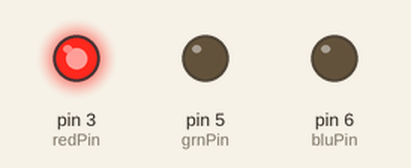
Recording of a sketch running on a simulated Arduino Uno, built with avr-gcc and run on an emulated ATmega328P. Parts: output pins drawn as LEDs (lit = HIGH).

Above: at 0.5 s.
At 1.5 s:
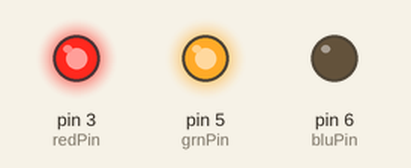
At 2.5 s:
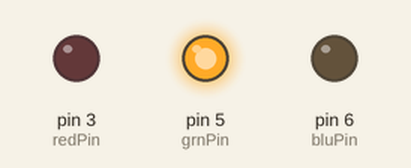
At 3.5 s:
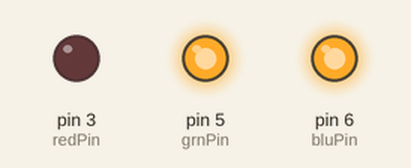
At 4.5 s:
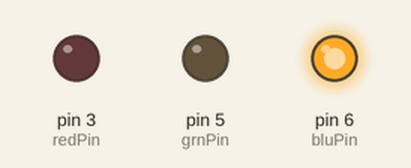
At 5.5 s:
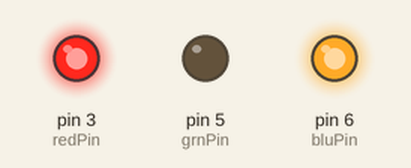
Timing chart, 0 to 7.8 s (numbered marks = the images above):
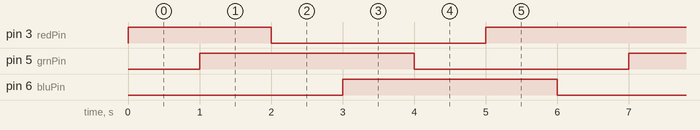

The sketch:

RGBLED.ino
```cpp
int redPin = 3;
int grnPin = 5;
int bluPin = 6;

void setup() {
  // put your setup code here, to run once:
  DDRD |= 0b01101000;
}

void loop() {
  // put your main code here, to run repeatedly:
  PORTD = 0b00001000;
  delay(1000);
  PORTD = 0b00101000;
  delay(1000);
  PORTD = 0b00100000;
  delay(1000);
  PORTD = 0b01100000;
  delay(1000);
  PORTD = 0b01000000;
  delay(1000);
  PORTD = 0b01001000;
  delay(1000);
}
```

Measured:
- by itself, pin 3 (redPin): repeats every 6.0 s: LOW 3.0 s, HIGH 3.0 s
- by itself, pin 5 (grnPin), pin 6 (bluPin): alternates HIGH for 3.0 s and LOW for 3.0 s
- by itself, everything shown: repeats every 6.0 s, in 6 steps
